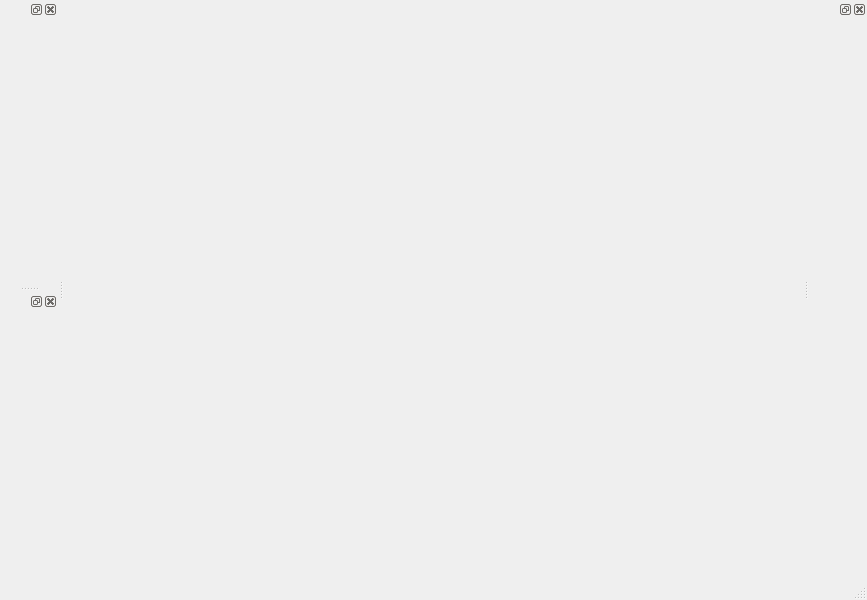
<?xml version="1.0" encoding="UTF-8"?>
<ui version="4.0">
 <class>monitor_data_new</class>
 <widget class="QMainWindow" name="monitor_data_new">
  <property name="geometry">
   <rect>
    <x>0</x>
    <y>0</y>
    <width>867</width>
    <height>600</height>
   </rect>
  </property>
  <property name="windowTitle">
   <string>MainWindow</string>
  </property>
  <widget class="QWidget" name="centralwidget"/>
  <widget class="QMenuBar" name="menubar">
   <property name="geometry">
    <rect>
     <x>0</x>
     <y>0</y>
     <width>867</width>
     <height>22</height>
    </rect>
   </property>
  </widget>
  <widget class="QStatusBar" name="statusbar"/>
  <widget class="QDockWidget" name="left_top_dock_widget">
   <attribute name="dockWidgetArea">
    <number>1</number>
   </attribute>
   <widget class="QWidget" name="left_top_dock_widget_son"/>
  </widget>
  <widget class="QDockWidget" name="right_dock_widget">
   <attribute name="dockWidgetArea">
    <number>2</number>
   </attribute>
   <widget class="QWidget" name="right_dock_widget_son"/>
  </widget>
  <widget class="QDockWidget" name="left_bottom_widget">
   <attribute name="dockWidgetArea">
    <number>1</number>
   </attribute>
   <widget class="QWidget" name="left_bottom_widget_son"/>
  </widget>
 </widget>
 <resources/>
 <connections/>
</ui>
